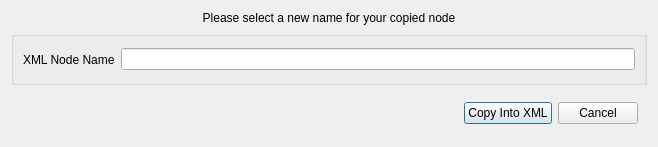
<ui version="4.0" >
 <class>CloneNodeGui</class>
 <widget class="QDialog" name="CloneNodeGui" >
  <property name="geometry" >
   <rect>
    <x>0</x>
    <y>0</y>
    <width>658</width>
    <height>147</height>
   </rect>
  </property>
  <property name="windowTitle" >
   <string>Dialog</string>
  </property>
  <layout class="QGridLayout" >
   <item row="0" column="0" >
    <widget class="QLabel" name="label" >
     <property name="sizePolicy" >
      <sizepolicy vsizetype="Fixed" hsizetype="Preferred" >
       <horstretch>0</horstretch>
       <verstretch>0</verstretch>
      </sizepolicy>
     </property>
     <property name="text" >
      <string>Please select a new name for your copied node</string>
     </property>
     <property name="alignment" >
      <set>Qt::AlignCenter</set>
     </property>
    </widget>
   </item>
   <item row="1" column="0" >
    <widget class="QGroupBox" name="xmlBox" >
     <property name="title" >
      <string/>
     </property>
     <layout class="QHBoxLayout" >
      <item>
       <widget class="QLabel" name="label_2" >
        <property name="text" >
         <string>XML Node Name</string>
        </property>
       </widget>
      </item>
      <item>
       <widget class="QLineEdit" name="newName" />
      </item>
     </layout>
    </widget>
   </item>
   <item row="2" column="0" >
    <widget class="QWidget" native="1" name="widget" >
     <property name="maximumSize" >
      <size>
       <width>16777215</width>
       <height>45</height>
      </size>
     </property>
     <layout class="QGridLayout" >
      <item row="0" column="0" >
       <spacer>
        <property name="orientation" >
         <enum>Qt::Horizontal</enum>
        </property>
        <property name="sizeHint" >
         <size>
          <width>40</width>
          <height>20</height>
         </size>
        </property>
       </spacer>
      </item>
      <item row="0" column="1" >
       <widget class="QPushButton" name="createXML" >
        <property name="text" >
         <string>Copy Into XML</string>
        </property>
       </widget>
      </item>
      <item row="0" column="2" >
       <widget class="QPushButton" name="cancelXML" >
        <property name="text" >
         <string>Cancel</string>
        </property>
       </widget>
      </item>
     </layout>
    </widget>
   </item>
  </layout>
 </widget>
 <resources/>
 <connections/>
</ui>
